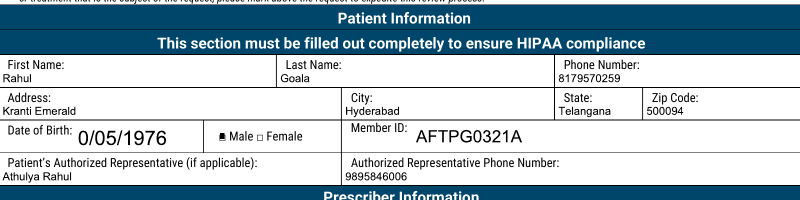
#> input picture data/samples/crop_patient_info.png, 1600 x 400 px (shown at 1/2 size); its folder holds only this picture in this run
$ python -i checkbox_detector.py   (imports and definitions only)
#> lines starting #> are read from the running program, lines starting #| are printed output that depends on the picture
"""
Optical Mark Recognition (OMR) & Checkbox Classifier.
Detects checkbox contours and classifies mark state:
  - CHECKED (tick, X, fill)
  - UNCHECKED (empty interior)
  - CROSSED_OUT (correction / void strike)
  - INDETERMINATE (ambiguous)
"""

import logging
from typing import List, Tuple, Optional
import cv2
import numpy as np

from src.schemas.clinical_schema import BoundingBox, CheckboxField, MarkState

logger = logging.getLogger(__name__)


# [189 lines that did not run here, left out]

>>> import cv2
>>> picture = cv2.imread('../../data/samples/crop_patient_info.png', cv2.IMREAD_GRAYSCALE)
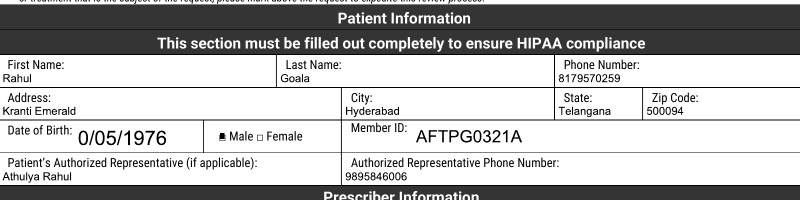
#> picture: shape (400, 1600) (shown at 1/2 size); min 0, max 255, mean 180.1
#> (the run stopped early here; a loop or call above may not have finished)

$ run again, on data/samples/rendered_page.png
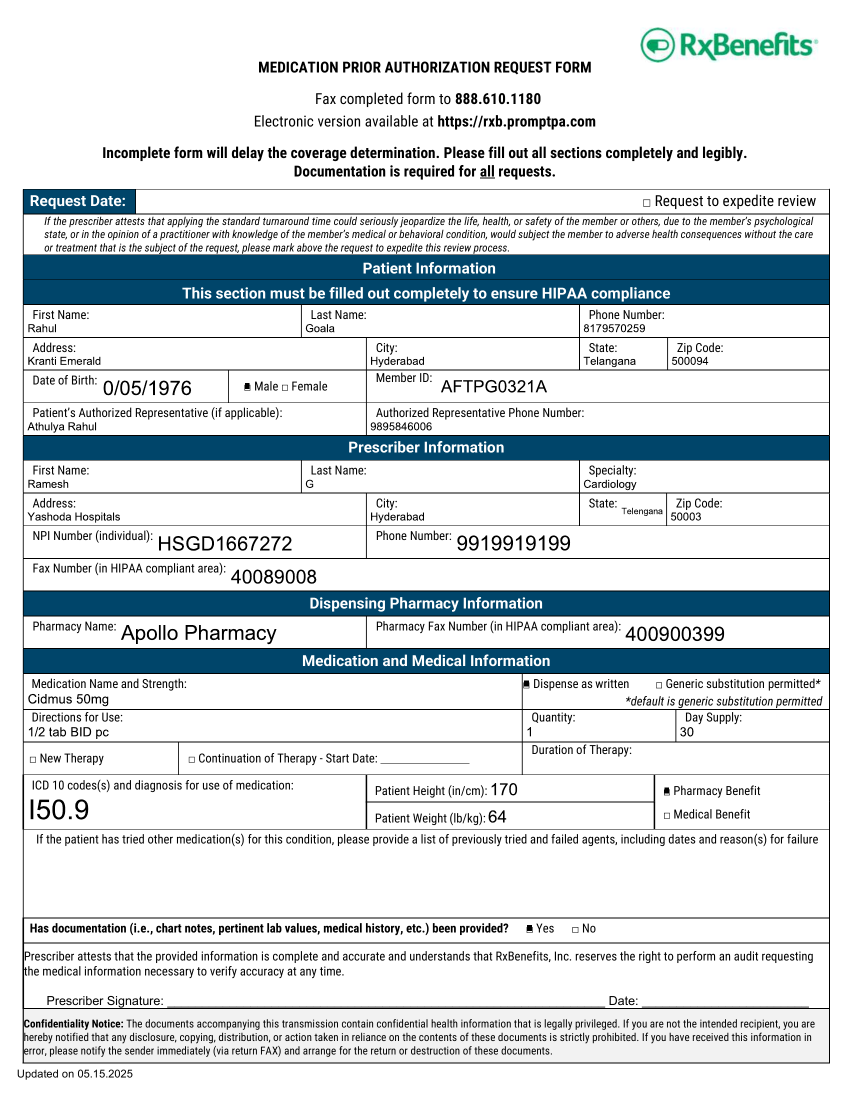
#> input picture data/samples/rendered_page.png, 1700 x 2200 px (shown at 1/2 size)
#> `picture = cv2.imread('../../data/samples/crop_patient_info.png', cv2.I..`:
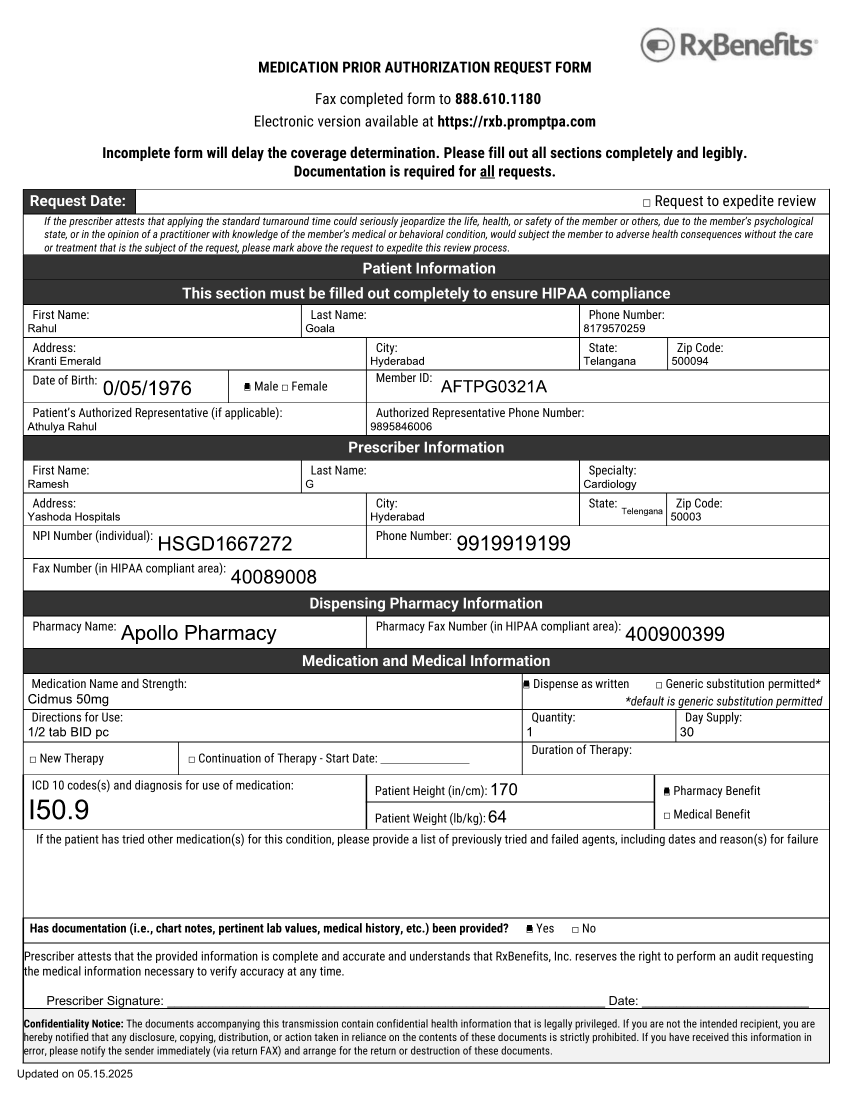
#> picture: shape (2200, 1700) (shown at 1/2 size); min 0, max 255, mean 216.6

$ run again, on data/samples/sample_prior_auth.png
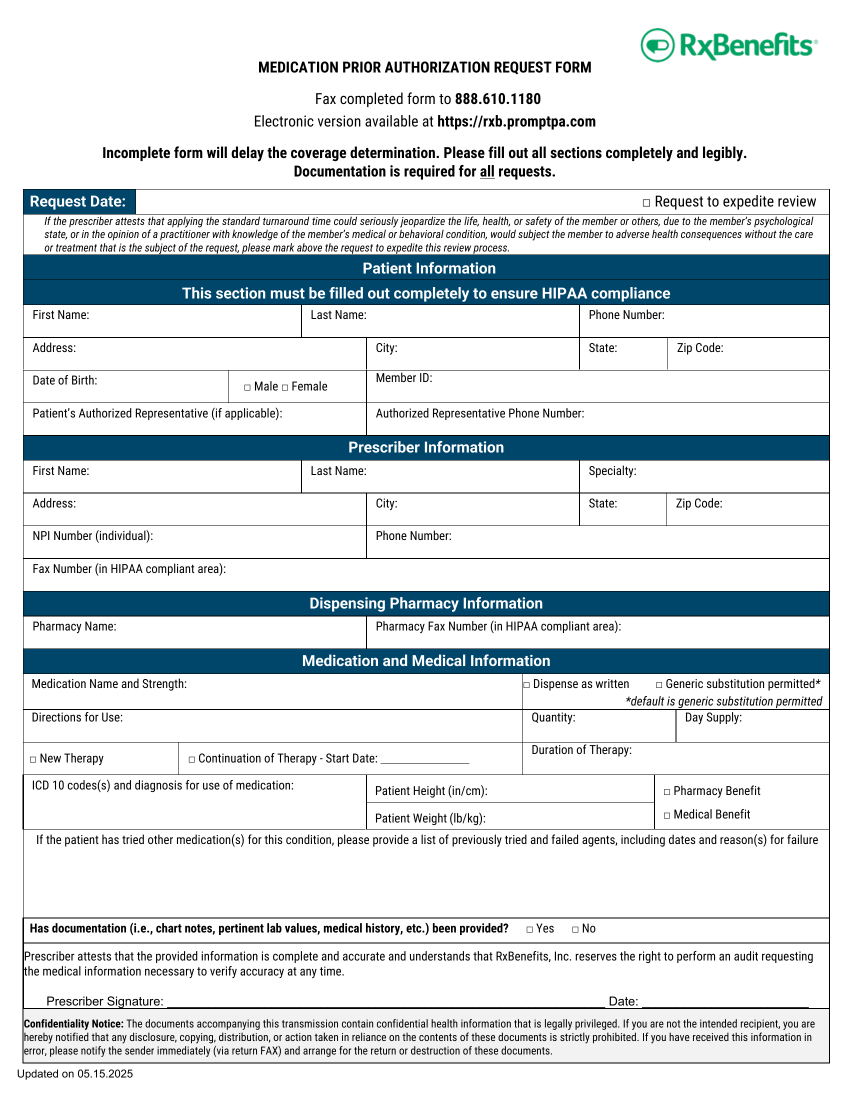
#> input picture data/samples/sample_prior_auth.png, 1700 x 2200 px (shown at 1/2 size)
#> `picture = cv2.imread('../../data/samples/crop_patient_info.png', cv2.I..`:
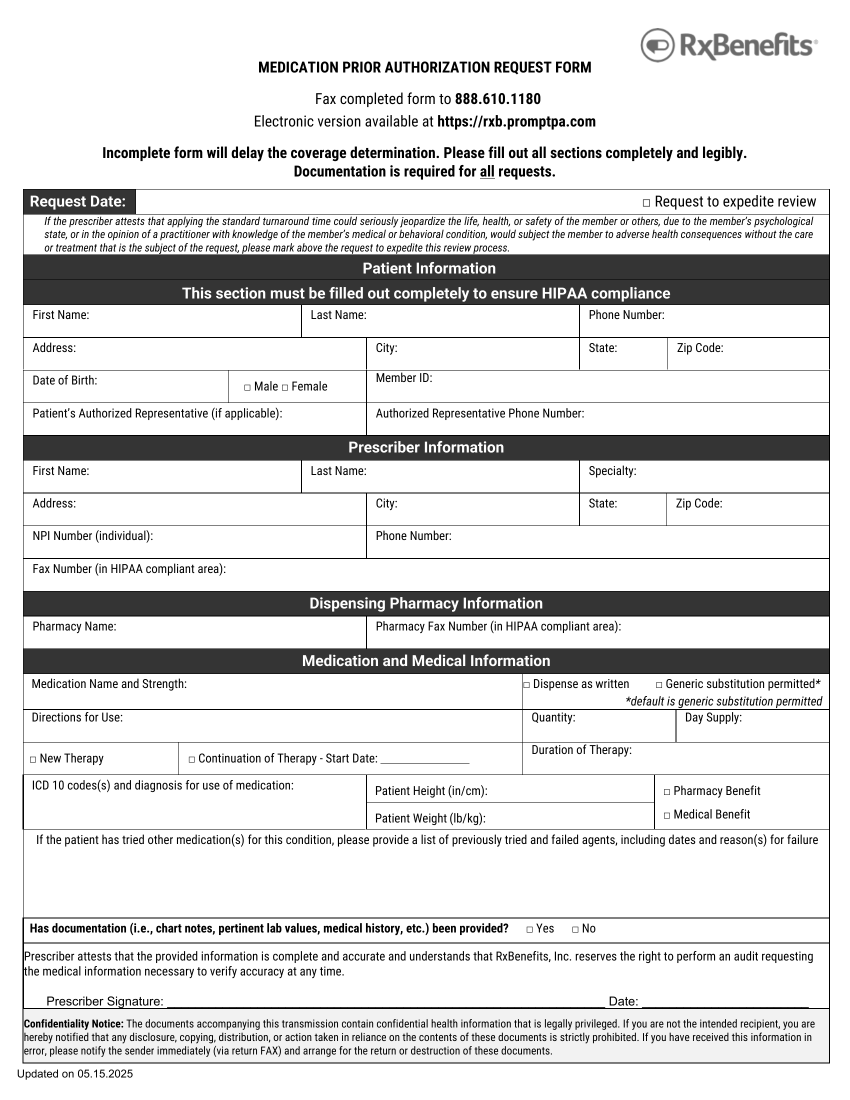
#> picture: shape (2200, 1700) (shown at 1/2 size); min 0, max 255, mean 219.2
